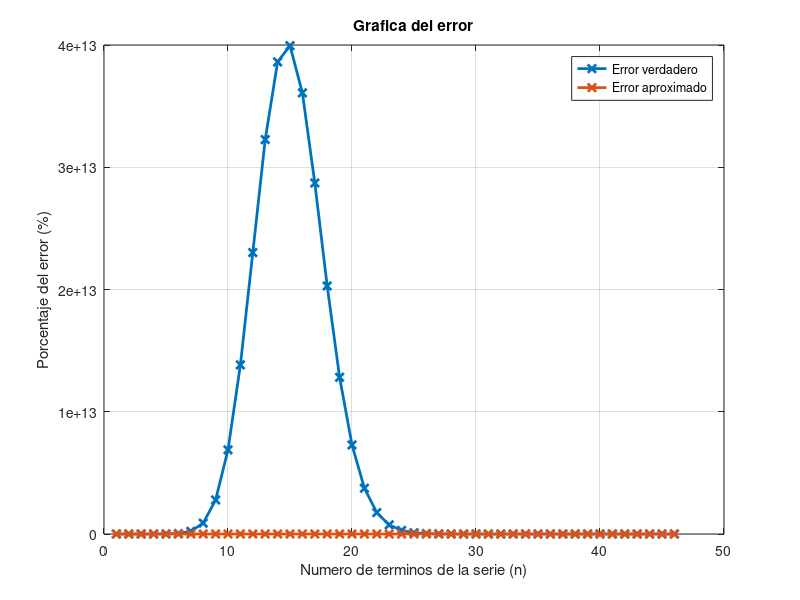

Reproduce this figure in MATLAB.
clear all;
close all;
clc;
tic
%{
n=80;
x=37;
vv=sin(x);
aant=0;
aact=0;
res=zeros(3,n);
serie_sin=0;
suma=0;
ea=0;
for a=0:n-1
    suma=(x^((2*a)+1))/(factorial((2*a)+1));
    if mod(a,2)~=0
        suma=-suma;
    end
    serie_sin=serie_sin+suma;
    res(1,a+1)=a+1;
    aant=aact;
    aact=serie_sin;
    l_ev=abs((vv-serie_sin)/vv)*100;
    res(2,a+1)=l_ev;
    ea=abs((aact-aant)/aact)*100;
    res(3,a+1)=ea;
end
toc
figure;
plot(res(1,:),res(2,:),'-x','LineWidth',2);
title('Grafica del error');
xlabel('Numero de terminos de la serie (n)');
ylabel('Porcentaje del error (%)');
grid on;
hold on;
plot(res(1,:),res(3,:),'-x','LineWidth',2);
legend('Error verdadero', 'Error aproximado')
%}

n=5;
x=30;
vv=sin(x);
aant=0;
aact=0;
it=[];
lista_ev=[];
lista_ea=[];
serie_cos=0;
suma=0;
ea=100;
l_ev=100;
a=0;
sigma=(0.5*10^(2-n)); %cifras significativas
while sigma<ea && sigma<l_ev || a==100
    suma=(x^((2*a)+1))/(factorial((2*a)+1));
    if mod(a,2)~=0
        suma=-suma;
    end
    serie_cos=serie_cos+suma;
    it=[it,a+1];
    aant=aact;
    aact=serie_cos;
    l_ev=abs((vv-serie_cos)/vv)*100;
    lista_ev=[lista_ev,l_ev];
    ea=abs((aact-aant)/aact)*100;
    lista_ea=[lista_ea,ea];
    a=a+1;
end
toc
figure;
plot(it(1,:),lista_ev(1,:),'-x','LineWidth',2);
title('Grafica del error');
xlabel('Numero de terminos de la serie (n)');
ylabel('Porcentaje del error (%)');
grid on;
hold on;
plot(it(1,:),lista_ea(1,:),'-x','LineWidth',2);
legend('Error verdadero', 'Error aproximado')